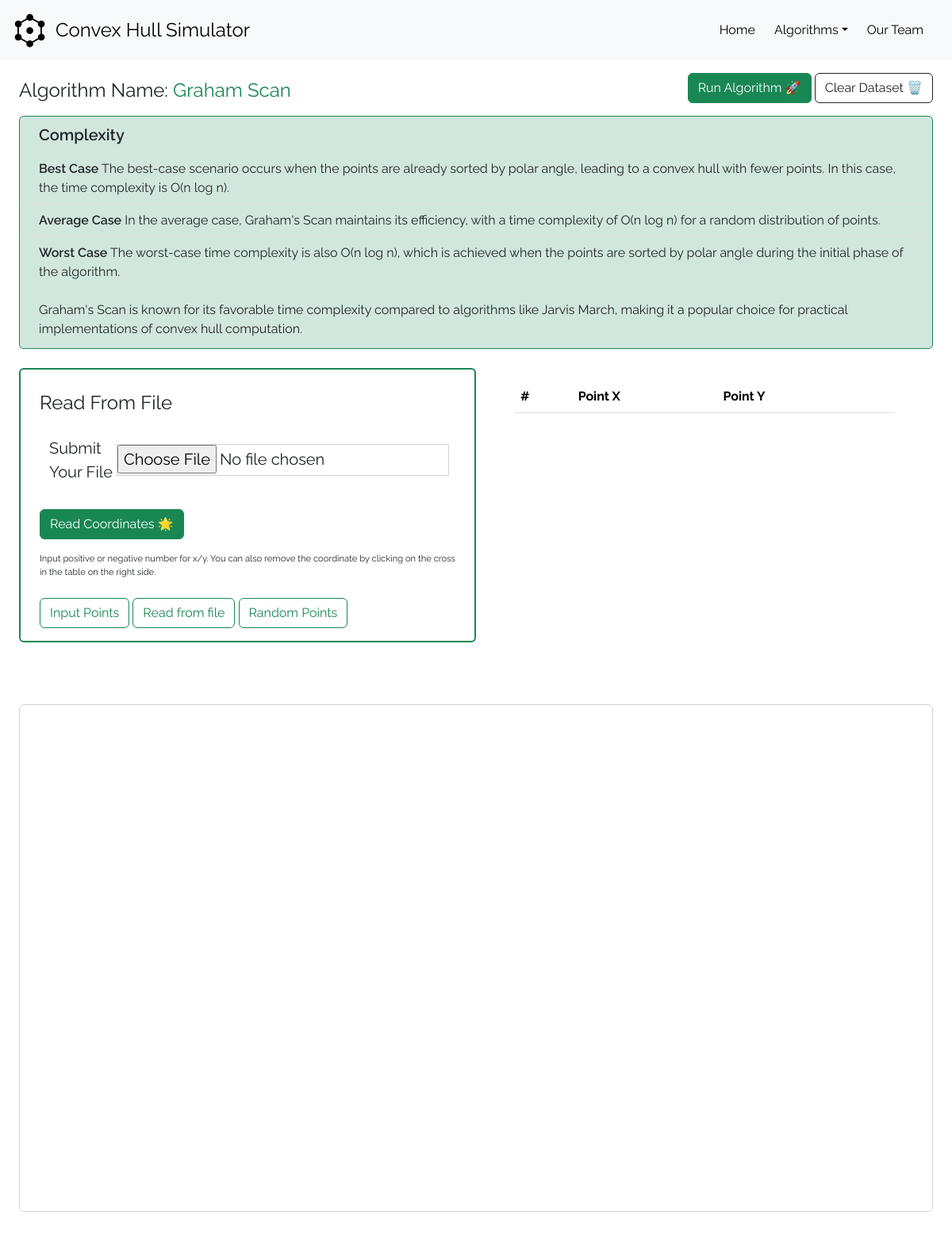
Screenshot of /algorithm/graham_scan/ with the database file from the repository.
### CHS_App/models.py (models this page shows)
class AlgorithmComplexity(models.Model):
    algorithm_name = models.CharField(max_length=50, unique=True)
    best_case = models.CharField(max_length=200, null=True)
    avg_case = models.CharField(max_length=200, null=True)
    worst_case = models.CharField(max_length=200, null=True)
    little_info  = models.CharField(max_length=250, null=True)
    class Meta:
        verbose_name = "Algorithm Complexity"
        verbose_name_plural = "Algorithm Complexities"

### CHS_App/views.py (the view)
def algorithm(request, algorithm):
    algorithms = [
        "brute_force",
        "jarvis_march",
        "graham_scan",
        "quick_hull",
        "monotone_chain",
    ]
    if algorithm not in algorithms:
        return page_not_found_404(request, exception=404)
    algorithmTitle = "None"
    research_paper_reference = ""
    colorScheme = "None"
    if algorithm == algorithms[0]:
        algorithmTitle = "Brute Force"
        colorScheme = "primary"
    elif algorithm == algorithms[1]:
        algorithmTitle = "Jarvis March"
        colorScheme = "secondary"
    elif algorithm == algorithms[2]:
        algorithmTitle = "Graham Scan"
        colorScheme = "success"
    elif algorithm == algorithms[3]:
        algorithmTitle = "Quick Hull"
        colorScheme = "danger"
    else:
        algorithmTitle = "Monotone Chain"
        colorScheme = "warning"
        research_paper_reference = (
            "https://scholarworks.calstate.edu/downloads/2z10ww05b"
        )
    algorithm_complexity = AlgorithmComplexity.objects.get(
        algorithm_name=algorithmTitle
    )
    return render(
        request,
        "CHS_App/algorithm.html",
        {
            "algorithm": algorithm,
            "algorithmTitle": algorithmTitle,
            "colorScheme": colorScheme,
            "research_paper_reference": research_paper_reference,
            "algorithm_complexity": algorithm_complexity,
        },
    )

### CHS_App/templates/CHS_App/algorithm.html (shortened to what this page needs)
{% extends 'CHS_App/base.html' %}
{% load static %}
{% block ExtraHeaders %}
  <link href="{% static 'CHS_App/main.css' %}" rel="stylesheet" />
{% endblock %}
{% block body %}
  <div class="container-fluid d-flex justify-content-between flex-wrap my-3">
    <div class="fs-4 mt-1">
      Algorithm Name: <span class="text-{{ colorScheme }}">{{ algorithmTitle }}</span>
    </div>
    <div class="mb-2">
      <a href="#graphs-div"><button type="button" class="btn btn-{{ colorScheme }}" onclick="{{ algorithm }}()">Run Algorithm 🚀</button></a>
      <button type="button" class="btn btn-outline-dark" onclick="clearDataset()">Clear Dataset 🗑️</button>
    </div>
    <div class="complexity-d p-2 col-12 mt-2 border border-{{ colorScheme }} rounded bg-{{ colorScheme }}-subtle">
      <div class="fw-semibold fs-5 mb-2 px-3">Complexity</div>
      <ul class="list-group list-group-flush">
        <li class="list-group-item">
          <span class="fw-semibold">Best Case</span>
          {{ algorithm_complexity.best_case }}
        </li>
        <li class="list-group-item">
          <span class="fw-semibold">Average Case</span>
          {{ algorithm_complexity.avg_case }}
        </li>
        <li class="list-group-item">
          <span class="fw-semibold">Worst Case</span>
          {{ algorithm_complexity.worst_case }}
        </li>
      </ul>
      <div class="mt-3 mb-1 px-3">{{ algorithm_complexity.little_info }}</div>
    </div>
  </div>
  <div class="container-fluid algo-container">
    <div class="d-flex flex-wrap">
      <div class="input-contaniner border border-2 border-{{ colorScheme }} rounded col-12 col-lg-6 my-2 px-4 pt-4 pb-3">
        <div id="readFromFileView">
          <div class="fs-4 mb-4">Read From File</div>
          <div class="d-flex align-items-center col-12 fs-5 px-2 my-3">
            <div class="mx-1">Submit Your File</div>
            <input type="file" id="fileInput" accept=".csv" />
          </div>
          <button class="btn btn-{{ colorScheme }} mt-3 mb-3" onclick="readCoordinatesFromFile()">Read Coordinates 🌟</button>
        </div>
        <div style="font-size: 0.7rem;">Input positive or negative number for x/y. You can also remove the coordinate by clicking on the cross in the table on the right side.</div>
        <div class="mt-4">
          <button class="btn btn-outline-{{ colorScheme }}" id="inputViewButton">Input Points</button>
          <button class="btn btn-outline-{{ colorScheme }}" id="readFromFileViewButton">Read from file</button>
          <button class="btn btn-outline-{{ colorScheme }}" id="randomViewButton">Random Points</button>
        </div>
      </div>
      <div class="data-container col-12 col-lg-6 my-2 px-5 pt-3 pb-1">
        <table class="table">
          <thead>
            <tr>
              <th scope="col">#</th>
              <th scope="col">Point X</th>
              <th scope="col">Point Y</th>
              <th scope="col"></th>
            </tr>
          </thead>
        </table>
      </div>
    </div>
    <div id="graphs-div" class="algo-div my-3 col-12"></div>
    <div id="convex-hull-div" class="p-2 mb-3"></div>
  </div>
{% endblock %}

### CHS_App/static/CHS_App/base.css (style rules this page uses)
body { font-family: 'Raleway', sans-serif; }

### CHS_App/static/CHS_App/main.css (style rules this page uses)
.algo-container { height: max-content; }
.input-contaniner, .data-container { height: 20rem; height: 25rem; overflow: auto; }
.input-contaniner { height: max-content; overflow: auto; }
input { height: 2.5rem; border: 1px solid lightgray; }
.algo-div { height: 40rem; border-radius: 6px; border: 1px solid lightgray; overflow: hidden; }
.complexity-d { height: max-content; }
.complexity-d ul { background-color: transparent !important; }
.complexity-d ul li { background-color: transparent !important; }

### rows the page displays
AlgorithmComplexity: algorithm_name "Graham Scan", best_case "The best-case scenario occurs when the points are already sorted by polar angle, leading to a convex hull with fewer points. In this case, the time complexity is O(n log n).", avg_case "In the average case, Graham's Scan maintains its efficiency, with a time complexity of O(n log n) for a random distribution of points.", worst_case "The worst-case time complexity is also O(n log n), which is achieved when the points are sorted by polar angle during the initial phase of the algorithm.", little_info "Graham's Scan is known for its favorable time complexity compared to algorithms like Jarvis March, making it a popular choice for practical implementations of convex hull computation."
